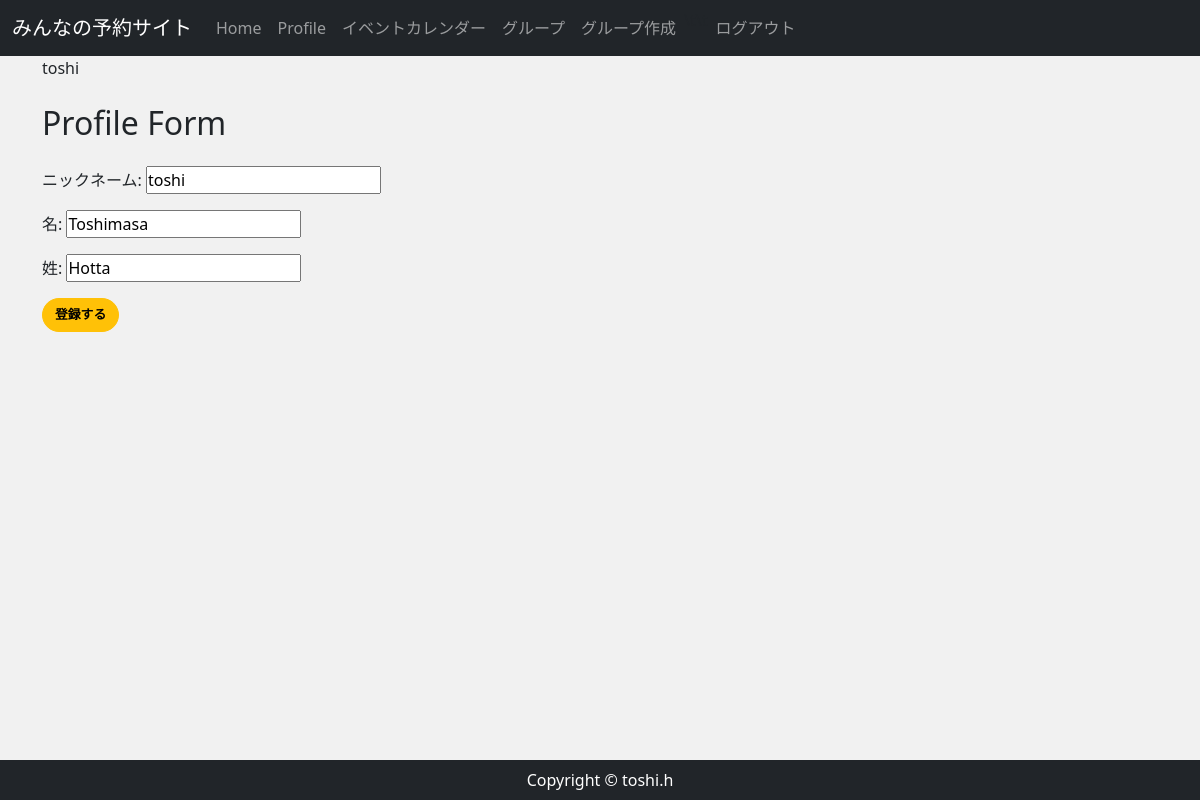
The page /accounts/profile_form/1/ (signed in) on the database its author committed.
### accounts/models.py (models this page shows, shortened)
class CustomUser(AbstractBaseUser, PermissionsMixin):
    email = models.EmailField(
        verbose_name='email',
        max_length=255,
        unique=True,
        )
    first_name = models.CharField('名', max_length=150)
    last_name = models.CharField('姓', max_length=150)
    nickname = models.CharField('ニックネーム', max_length=150,  null=True, blank=True)
    active = models.BooleanField(default=True)
    staff = models.BooleanField(default=False) #staffかどうか
    admin = models.BooleanField(default=False)
    objects = UserManager()
    EMAIL_FIELD = 'email'
    USERNAME_FIELD = 'email'
    REQUIRED_FIELDS = []
    @property
    def is_active(self):
        return self.active
    class Meta(AbstractBaseUser.Meta):
        db_table = 'custom_user'

### accounts/views.py (the view, shortened to what this page needs)
# urls.py: path('profile_form/<int:pk>/', views.ProfileEditView.as_view(), name='profile_form'),
class ProfileEditView(OnlyYouMixin, UpdateView):
    model = CustomUser
    template_name = 'account/userprofile_form.html'
    form_class = ProfileForm

### accounts/forms.py
class ProfileForm(forms.ModelForm):
    class Meta:
        model = CustomUser
        fields = ("nickname", "first_name", "last_name")

### accounts/views.py (called while the page is built)
    def test_func(self):
        user = self.request.user
        return user.pk == self.kwargs['pk']

### accounts/templates/account/userprofile_form.html (shortened to what this page needs)
{% extends 'reservation/base.html' %}
{% block content %}
<div class="my-4">
    <h2>Profile Form</h2>
</div>
<form method="post" enctype="multipart/form-data">
    {{ form.as_p }}
    <button class="btn btn-warning" type="submit">登録する</button>
</form>
{% endblock %}

### reservation/templates/reservation/base.html (shortened to what this page needs)
{% load static %}
<!DOCTYPE html>
<html lang="ja">
<head>
    <link href="https://cdn.jsdelivr.net/npm/bootstrap@5.0.2/dist/css/bootstrap.min.css" rel="stylesheet">
    <link rel="stylesheet" href="{% static 'css/rsv_style.css' %}">
<nav class="navbar navbar-expand-lg bg-body-tertiary navbar-dark bg-dark" >
    <div class="container-fluid">
    <a class="navbar-brand" href="{% url 'home' %}">
    みんなの予約サイト
    </a>
    <div class="collapse navbar-collapse" id="navbarSupportedContent">
        <ul class="navbar-nav ml-auto">
        <li class="nav-item">
            <a class="nav-link" href="{% url 'home' %}">Home </a>
        </li>
        {% if user.is_authenticated %}
            <li class="nav-item">
                <a class="nav-link" href="{% url 'userprofile' user.pk %}">Profile</a>
            </li>
            <li class="nav-item">
                <a class="nav-link" href="{% url 'gp_event_cal' %}">イベントカレンダー </a>
            </li>
            <li class="nav-item">
                <a class="nav-link" href="{% url 'group' %}">グループ </a>
            </li>
            <li class="nav-item">
                <a class="nav-link" href="{% url 'group_new' %}">グループ作成 </a>
            </li>
            <li>
            <p>\t\t</p>
            </li>
            <li class="nav-item">
                <a class="nav-link" href="{% url 'account_logout' %}">ログアウト </a>
            </li>
        {% endif %}
        </ul>
    </div>
    </nav>
    <main>
        <div class="container">
            <p >{{user.nickname}}</p>
            {% block content %}
            {% endblock %}
        </div>
    </main>
    <footer class="py-2 bg-dark">
        <p class="m-0 text-center text-white">Copyright &copy; toshi.h</p>
    </footer>
</body>
</html>

### reservation/static/css/rsv_style.css (style rules this page uses)
* { margin: 0; padding: 0; box-sizing: border-box; }
main { flex: 1; }
.btn { font-size: 80%; border-radius: 5rem; font-weight: bold; }

### rows shown on the page
CustomUser: nickname "toshi", first_name "Toshimasa", last_name "Hotta"
